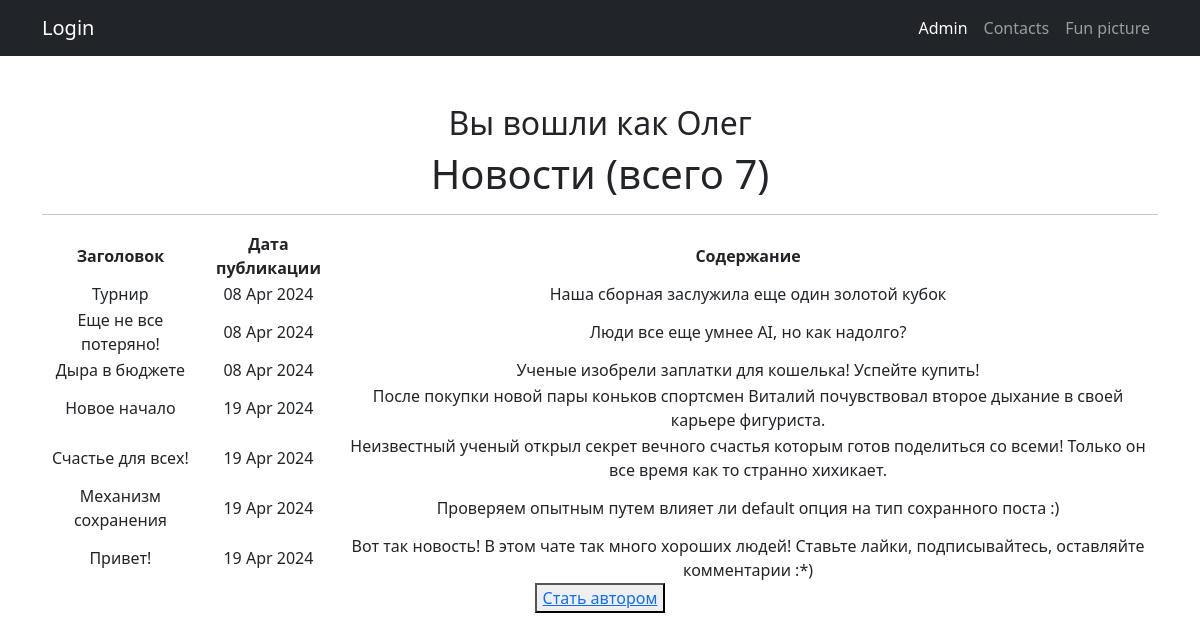
Page /news/ (signed in) on the committed database.
### news/models.py (models this page shows, shortened)
class Post(models.Model):
    article = 'AR'
    news = 'NE'
    POSITIONS = [
        (article, 'Статья'),
        (news, 'Новости'),
    ]
    author = models.ForeignKey(Author, on_delete=models.CASCADE)
    news_type = models.CharField(max_length=2, choices=POSITIONS, default=article)
    post_time = models.DateTimeField(auto_now_add=True)
    title = models.CharField(max_length=255)
    text = models.TextField()
    rating = models.IntegerField(default=0)
    category = models.ManyToManyField(Category, through='PostCategory')

### news/views.py (the view)
# urls.py: path('', NewsList.as_view(), name='news_list'),
class NewsList(ListView):
    model = Post
    ordering = 'post_time'
    template_name = 'allnews.html'
    context_object_name = 'allnews'
    paginate_by = 10
    def get_context_data(self, **kwargs):
        context = super().get_context_data(**kwargs)
        context['is_not_author'] = not self.request.user.groups.filter(name='authors').exists()
        return context

### templates/allnews.html (shortened to what this page needs)
{% extends 'flatpages/default.html' %}
{% load custom_filters %}
{% load custom_tags %}
{% block content %}
<h2>Вы вошли как {{ request.user.username }}</h2>
    <h1>Новости (всего {{ allnews|length }})</h1>
    <hr>
{% if allnews %}
    <table>
        <tr>
            <td><b>Заголовок</b></td>
            <td><b>Дата публикации</b></td>
            <td><b>Содержание</b></td>
        </tr>
        {% for news in allnews %}
        <tr>
            <td>{{ news.title|censor }}</td>
            <td>{{ news.post_time|date:"d M Y" }}</td>
            <td>{{ news.text|truncatewords:20|censor }}</td>
        </tr>
        {% endfor %}
    </table>
{% else %}
    <h2>Новостей нет!</h2>
{% endif %}
{% if is_not_author %}
    <button><a href="/news/upgrade/">Стать автором</a></button>
{% endif %}
{% endblock content %}

### rows in the picture
Post: title|censor "Турнир", post_time "08 Apr 2024", text|censor "Наша сборная заслужила еще один золотой кубок"
Post: title|censor "Еще не все потеряно!", post_time "08 Apr 2024", text|censor "Люди все еще умнее AI, но как надолго?"
Post: title|censor "Дыра в бюджете", post_time "08 Apr 2024", text|censor "Ученые изобрели заплатки для кошелька! Успейте купить!"
Post: title|censor "Новое начало", post_time "19 Apr 2024", text|censor "После покупки новой пары коньков спортсмен Виталий почувствовал второе дыхание в своей карьере фигуриста."
Post: title|censor "Счастье для всех!", post_time "19 Apr 2024", text|censor "Неизвестный ученый открыл секрет вечного счастья которым готов поделиться со всеми! Только он все время как то странно хихикает."
Post: title|censor "Механизм сохранения", post_time "19 Apr 2024", text|censor "Проверяем опытным путем влияет ли default опция на тип сохранного поста :)"
Post: title|censor "Привет!", post_time "19 Apr 2024", text|censor "Вот так новость! В этом чате так много хороших людей! Ставьте лайки, подписывайтесь, оставляйте комментарии :*)"

### other values in the picture
{{ request.user.username }} "Олег"
{{ allnews|length }} "7"
